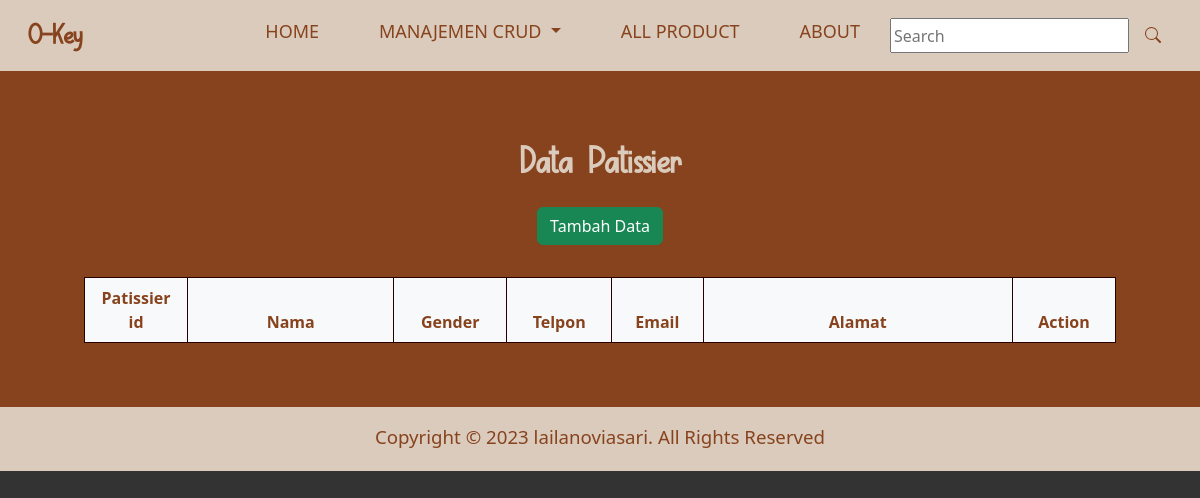
Before: /pages/CRUD/patissier.php with the older database file.
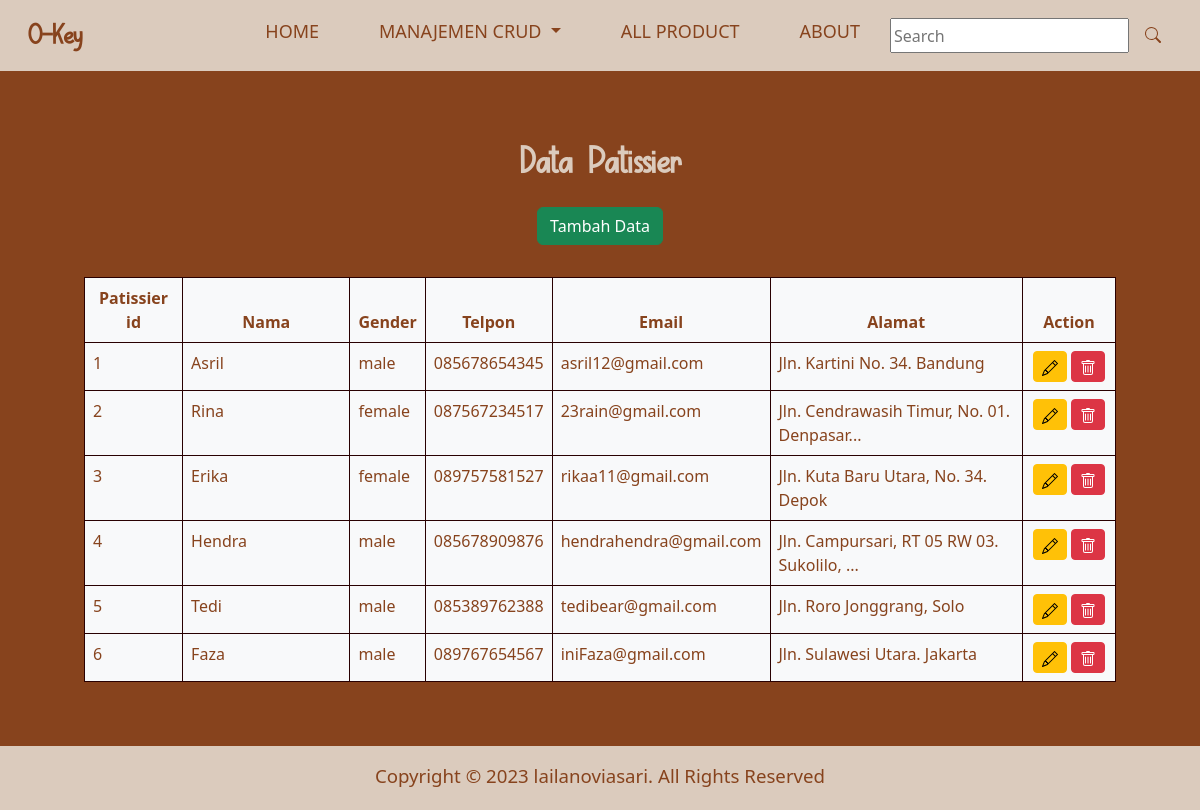
After: the same page with the newer database file.
### tables this page shows
CREATE TABLE `patissier` (
  `patissier_id` int(11) NOT NULL,
  `nama_patissier` text NOT NULL,
  `gender_patissier` enum('male','female') NOT NULL,
  `telpon_patissier` varchar(12) NOT NULL,
  `email_patissier` varchar(50) NOT NULL,
  `alamat_patissier` text NOT NULL
);

### pages/CRUD/patissier.php (the view, shortened to what this page needs)
<?php
include("../../database/connection.php");
$patissiers = mysqli_query($connection, "SELECT * FROM patissier");
?>
<!DOCTYPE html>
<html lang="en">
<head>
    <link href="https://cdn.jsdelivr.net/npm/bootstrap@5.2.3/dist/css/bootstrap.min.css" rel="stylesheet">
    <link href="../../assets/css/style.css" rel="stylesheet" />
</head>
<body>
    <nav class="navbar navbar-expand-lg navbar-light bg-nav px-3 sticky-top">
        <div class="container-fluid">
            <a class="navbar-brand" href="index.php">O-Key</a>
            <div class="collapse navbar-collapse" id="collapsibleNavId">
                <ul class="navbar-nav ms-auto mb-2 ">
                    <li class="nav-item active">
                        <a class="nav-link active" href="../../index.php">Home</a>
                    </li>
                    <li class="nav-item dropdown">
                        <a class="nav-link dropdown-toggle" href="#" role="button" data-bs-toggle="dropdown" aria-expanded="false">
                            Manajemen CRUD
                        </a>
                    </li>
                    <li class="nav-item">
                        <a class="nav-link" href="../all_product.php">All Product</a>
                    </li>
                    <li class="nav-item">
                        <a class="nav-link" href="../about.php">About</a>
                    </li>
                </ul>
                <form class="search d-flex" role="search">
                    <input class="form me-2" type="search" placeholder="Search" aria-label="Search">
                    <button class="btn my-2 my-sm-0 nav_search-btn" type="submit">
                    </button>
                </form>
            </div>
        </div>
    </nav>
    <section id="tabel_data" class="container-fluid bg-coklat p-5">
        <div class="my-3">
            <p class="text-second text-center">Data Patissier</p>
            <div class="text-center pb-3">
                <button type="button" class="btn btn-success" data-bs-toggle="modal" data-bs-target="#modal_add_data">Tambah Data</button>
            </div>
        </div>
        <div class="row align-items-center px-5">
            <table class="table table-bordered table-responsive bg-light">
                <thead>
                    <tr class="text-center justify-content-center">
                        <th scope="col" width="10%">Patissier id</th>
                        <th scope="col" width="20%">Nama</th>
                        <th scope="col">Gender</th>
                        <th scope="col">Telpon</th>
                        <th scope="col">Email</th>
                        <th scope="col" width="30%">Alamat</th>
                        <th scope="col" width="10%">Action</th>
                    </tr>
                </thead>
                <tbody>
                    <?php foreach ($patissiers as $key => $value) { ?>
                        <tr>
                            <td><?php echo $value['patissier_id'] ?></td>
                            <td><?php echo $value['nama_patissier'] ?></td>
                            <td><?php echo $value['gender_patissier'] ?></td>
                            <td><?php echo $value['telpon_patissier'] ?></td>
                            <td><?php echo $value['email_patissier'] ?></td>
                            <td>
                                <?php if (strlen($value['alamat_patissier']) < 40) {
                                    echo substr($value['alamat_patissier'], 0, 40);
                                } else {
                                    echo substr($value['alamat_patissier'], 0, 40) . '...';
                                } ?>
                            </td>
                            <td class="text-center">
                                <button type="button" id="btn_edit" class="btn btn-warning btn-sm" data-bs-toggle="modal" data-bs-target="#modal_edit_data" onclick="edit_data(<?php echo $value['patissier_id'] ?>)">
                                </button>
                                <a href="delete/delete_patissier.php?id=<?php echo $value['patissier_id'] ?>" class="btn btn-danger btn-sm" onclick="return confirm('Are you sure you want to delete this item?');">
                                </a>
                            </td>
                        </tr>
                    <?php } ?>
                </tbody>
            </table>
        </div>
    </section>
    <footer class="container-fluid text-center bg-nav pt-3 pb-1">
        <div class="container">
            <p>Copyright &copy; 2023 lailanoviasari. All Rights Reserved</p>
        </div>
    </footer>
</body>
</html>

### assets/css/style.css (style rules this page uses)
body { background-color: rgb(51, 51, 51); }
.navbar-brand { font-size: 28px; font-weight: bold; color: #ffffff; font-family: "Magic-Bread-Regular", sans-serif; color: #87431D; }
.nav_search-btn { width: 35px; height: 35px; padding: 0; border: none; color: #87431D; }
.navbar-nav .nav-item .nav-link { text-align: end; font-size: 18px; color: #87431D; padding: 10px 30px; text-transform: uppercase; }
.bg-coklat { background-color: #87431D; }
.bg-nav { background-color: #DBCBBD; }
footer .container p { font-size: 14pt; color: #87431D; }
.text-second { font-size: 28pt; font-weight: bold; font-family: "Magic-Bread-Regular", sans-serif; color: #DBCBBD; }
.table { background-color: #DBCBBD; border-color: #290001; color: #87431D; }

Changed rows visible on the page:
added patissier: patissier_id "1", nama_patissier "Asril", gender_patissier "male", telpon_patissier "085678654345", email_patissier "asril12@gmail.com", alamat_patissier "Jln. Kartini No. 34. Bandung"
added patissier: patissier_id "2", nama_patissier "Rina", gender_patissier "female", telpon_patissier "087567234517", email_patissier "23rain@gmail.com", alamat_patissier "Jln. Cendrawasih Timur, No. 01. Denpasar"
added patissier: patissier_id "3", nama_patissier "Erika", gender_patissier "female", telpon_patissier "089757581527", email_patissier "rikaa11@gmail.com", alamat_patissier "Jln. Kuta Baru Utara, No. 34. Depok"
added patissier: patissier_id "4", nama_patissier "Hendra", gender_patissier "male", telpon_patissier "085678909876", email_patissier "hendrahendra@gmail.com", alamat_patissier "Jln. Campursari, RT 05 RW 03. Sukolilo,"
added patissier: patissier_id "5", nama_patissier "Tedi", gender_patissier "male", telpon_patissier "085389762388", email_patissier "tedibear@gmail.com", alamat_patissier "Jln. Roro Jonggrang, Solo"
added patissier: patissier_id "6", nama_patissier "Faza", gender_patissier "male", telpon_patissier "089767654567", email_patissier "iniFaza@gmail.com", alamat_patissier "Jln. Sulawesi Utara. Jakarta"
